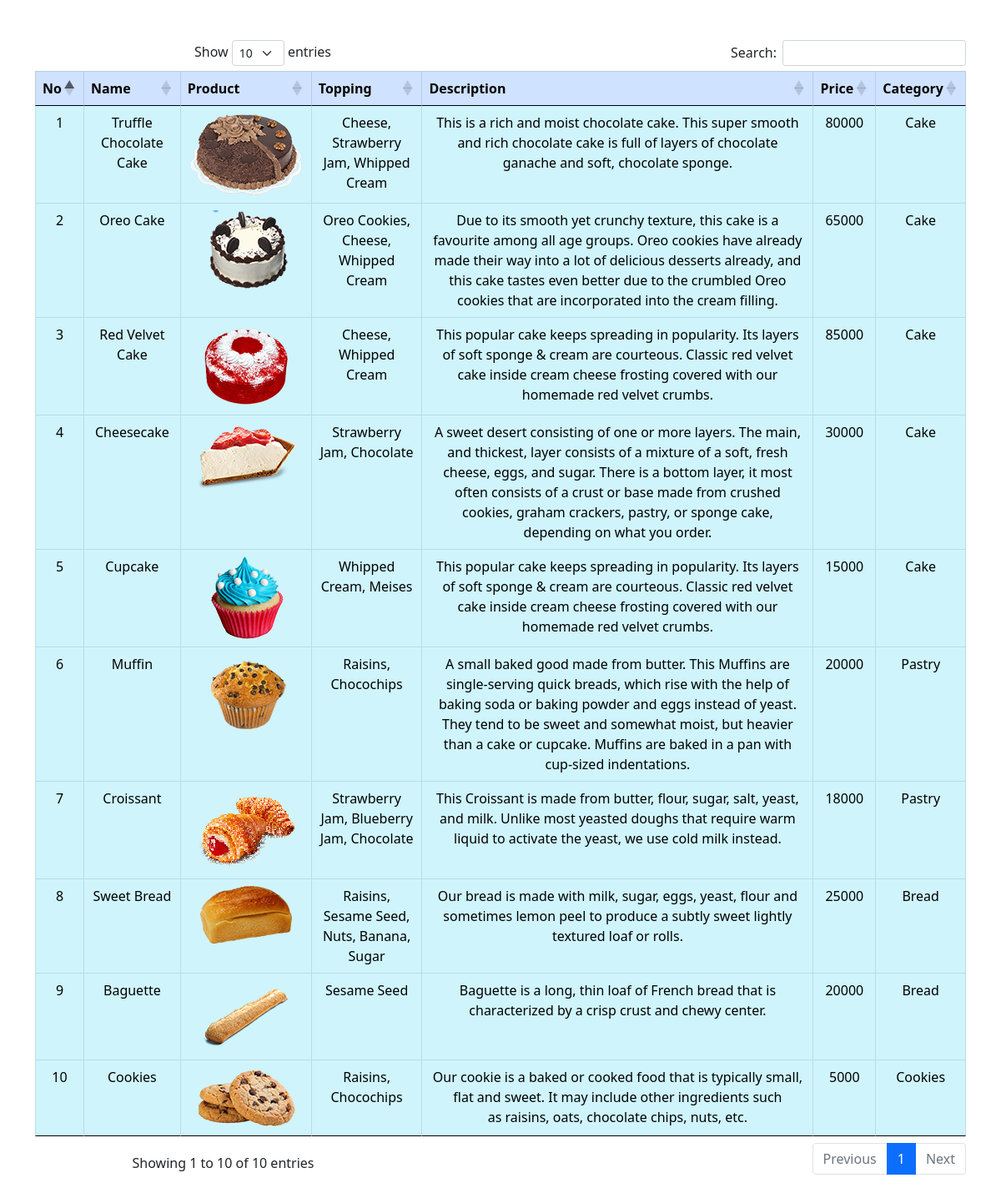
The app's page /latihan4b/index.php with its own data.
### tables this page shows
CREATE TABLE `bakery` (
  `id` int(11) NOT NULL,
  `name` varchar(100) NOT NULL,
  `product` varchar(100) NOT NULL,
  `topping` varchar(100) NOT NULL,
  `description` text NOT NULL,
  `price` int(30) NOT NULL,
  `category` varchar(100) NOT NULL
);

### latihan4b/php/functions.php (called while the page is built, shortened)
<?php
function koneksi()
{
    $conn = mysqli_connect("localhost", "root", "");
    mysqli_select_db($conn, "pw_tubes_203040044");
    return $conn;
}
function query($sqL)
{
    $conn = koneksi();
    $result = mysqli_query($conn, $sqL);
    $bakery = [];
    while ($bak = mysqli_fetch_assoc($result)) {
        $bakery[] = $bak;
    };
    return $bakery;
}
?>

### latihan4b/index.php (the view, shortened to what this page needs)
<?php
require 'php/functions.php';
$bakery = query("SELECT * FROM bakery");
?>
<!DOCTYPE html>
<html lang="en">
  <head>
    <link href="https://cdn.jsdelivr.net/npm/bootstrap@5.0.0-beta2/dist/css/bootstrap.min.css" rel="stylesheet">
    <link rel="stylesheet" href= "https://cdn.jsdelivr.net/npm/bootstrap@5.0.0-beta1/dist/css/bootstrap.min.css">
    <link rel="stylesheet" href="https://cdn.datatables.net/1.10.24/css/dataTables.bootstrap5.min.css">
  </head>
  <body>
  <div class="container mt-5 mb-5 text-center">
     <table id = "bakery" class="table table-bordered table-hover">
        <thead class="table-primary">
            <tr>
            <th >No</th>
            <th >Name</th>
            <th >Product</th>
            <th >Topping</th>
            <th >Description</th>
            <th >Price</th>
            <th >Category</th>
            </tr>
        </thead>
    <tbody  class="table-info">
        <?php $i = 1; ?>
        <?php foreach($bakery as $bak) : ?>
        <tr>
            <td><?= $i; ?></td>
            <td><?= $bak["name"]; ?></td>
            <td>
                <img src="assets/img/<?= $bak["product"]; ?>">
            </td>
            <td><?= $bak["topping"]; ?></td>
            <td><?= $bak["description"]; ?></td>
            <td><?= $bak["price"]; ?></td>
            <td><?= $bak["category"]; ?></td>
        </tr>
        <?php $i++; ?>
        <?php endforeach; ?>
    </tbody>
  </div>
 </body>
</html>

### records on screen
bakery: name "Truffle Chocolate Cake", product (picture), topping "Cheese, Strawberry Jam, Whipped Cream", description "This is a rich and moist chocolate cake. This super smooth and rich chocolate cake is full of layers of chocolate ganache and soft, chocolate sponge.", price "80000", category "Cake"
bakery: name "Oreo Cake", product (picture), topping "Oreo Cookies, Cheese, Whipped Cream", description "Due to its smooth yet crunchy texture, this cake is a favourite among all age groups. Oreo cookies have already made their way into a lot of delicious desserts already, and this cake tastes even better due to the crumbled Oreo cookies that are incorporated into the cream filling.", price "65000", category "Cake"
bakery: name "Red Velvet Cake", product (picture), topping "Cheese, Whipped Cream", description "This popular cake keeps spreading in popularity. Its layers of soft sponge & cream are courteous. Classic red velvet cake inside cream cheese frosting covered with our homemade red velvet crumbs.", price "85000", category "Cake"
bakery: name "Cheesecake", product (picture), topping "Strawberry Jam, Chocolate", description "A sweet desert consisting of one or more layers. The main, and thickest, layer consists of a mixture of a soft, fresh cheese, eggs, and sugar. There is a bottom layer, it most often consists of a crust or base made from crushed cookies, graham crackers, pastry, or sponge cake, depending on what you order.", price "30000", category "Cake"
bakery: name "Cupcake", product (picture), topping "Whipped Cream, Meises", description "This popular cake keeps spreading in popularity. Its layers of soft sponge & cream are courteous. Classic red velvet cake inside cream cheese frosting covered with our homemade red velvet crumbs.", price "15000", category "Cake"
bakery: name "Muffin", product (picture), topping "Raisins, Chocochips", description "A small baked good made from butter. This Muffins are single-serving quick breads, which rise with the help of baking soda or baking powder and eggs instead of yeast. They tend to be sweet and somewhat moist, but heavier than a cake or cupcake. Muffins are baked in a pan with cup-sized indentations.", price "20000", category "Pastry"
bakery: name "Croissant", product (picture), topping "Strawberry Jam, Blueberry Jam, Chocolate", description "This Croissant is made from butter, flour, sugar, salt, yeast, and milk. Unlike most yeasted doughs that require warm liquid to activate the yeast, we use cold milk instead.", price "18000", category "Pastry"
bakery: name "Sweet Bread", product (picture), topping "Raisins, Sesame Seed, Nuts, Banana, Sugar", description "Our bread is made with milk, sugar, eggs, yeast, flour and sometimes lemon peel to produce a subtly sweet lightly textured loaf or rolls.", price "25000", category "Bread"
bakery: name "Baguette", product (picture), topping "Sesame Seed", description "Baguette is a long, thin loaf of French bread that is characterized by a crisp crust and chewy center.", price "20000", category "Bread"
bakery: name "Cookies", product (picture), topping "Raisins, Chocochips", description "Our cookie is a baked or cooked food that is typically small, flat and sweet. It may include other ingredients such as raisins, oats, chocolate chips, nuts, etc.", price "5000", category "Cookies"
